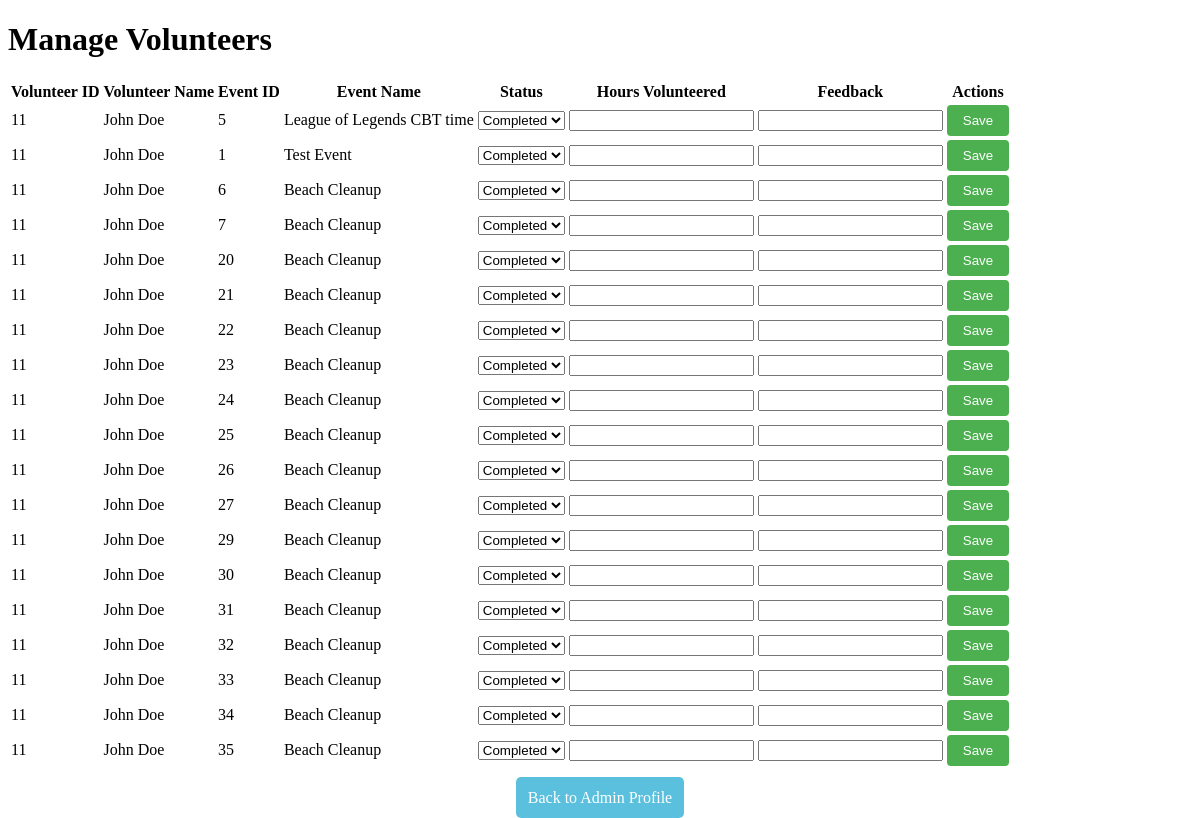
/manage_volunteers (signed in), run on the app's committed database.
### tables this page shows
CREATE TABLE VolunteerAssignments (
    id INTEGER PRIMARY KEY AUTOINCREMENT,
    event_id INTEGER NOT NULL,
    user_id INTEGER NOT NULL, role TEXT, status TEXT DEFAULT 'active', cancelled INTEGER DEFAULT 0, hours_volunteered INTEGER DEFAULT 0,
    FOREIGN KEY(event_id) REFERENCES Events(id),
    FOREIGN KEY(user_id) REFERENCES Users(id)
);

CREATE TABLE "Users" (
    id INTEGER PRIMARY KEY AUTOINCREMENT,
    email TEXT NOT NULL UNIQUE,
    password TEXT NOT NULL,
    full_name TEXT,
    address_1 TEXT,
    address_2 TEXT,
    city TEXT,
    state TEXT,
    zip_code TEXT,
    role TEXT CHECK(role IN ('volunteer', 'admin')) DEFAULT 'volunteer',
    skills TEXT,  -- Ensure skills is set as TEXT
    availability_start DATE,
    availability_end DATE
);

CREATE TABLE Events (
    id INTEGER PRIMARY KEY AUTOINCREMENT,
    event_name TEXT NOT NULL,
    event_description TEXT NOT NULL,
    location TEXT NOT NULL,
    required_skills TEXT NOT NULL,
    urgency TEXT NOT NULL,
    event_date DATE NOT NULL,
    created_by INTEGER NOT NULL,
    FOREIGN KEY(created_by) REFERENCES Users(id)
);

### server.py (the view)
@app.route('/manage_volunteers')
def manage_volunteers():
    if 'user_id' not in session or session.get('role') != 'admin':
        return redirect(url_for('splash_screen'))
    query = """
        SELECT VolunteerAssignments.id AS assignment_id,
               VolunteerAssignments.user_id,
               VolunteerAssignments.event_id,
               VolunteerAssignments.role,
               Users.full_name,
               Users.id AS user_id,
               Events.event_name,
               Events.id AS event_id,
               Events.event_date,
               VolunteerAssignments.cancelled
        FROM VolunteerAssignments
        JOIN Users ON VolunteerAssignments.user_id = Users.id
        JOIN Events ON VolunteerAssignments.event_id = Events.id
        WHERE VolunteerAssignments.cancelled = 0
        ORDER BY Events.event_date ASC
    """
    with engine.connect() as conn:
        result = conn.execute(text(query)).mappings()  # Use .mappings() to treat each row as a dictionary-like object
        assignments = [dict(row) for row in result]
    return render_template('manage_volunteers.html', assignments=assignments)

### templates/manage_volunteers.html (shortened to what this page needs)
<!DOCTYPE html>
<html lang="en">
<head>
</head>
<body>
    <div class="manage-container">
        <h1>Manage Volunteers</h1>
        <table>
            <thead>
                <tr>
                    <th>Volunteer ID</th>
                    <th>Volunteer Name</th>
                    <th>Event ID</th>
                    <th>Event Name</th>
                    <th>Status</th>
                    <th>Hours Volunteered</th>
                    <th>Feedback</th>
                    <th>Actions</th>
                </tr>
            </thead>
            <tbody>
                {% for assignment in assignments %}
                <tr>
                    <form method="POST" action="{{ url_for('save_individual_update', assignment_id=assignment.assignment_id) }}">
                        <td>{{ assignment.user_id }}</td>
                        <td>{{ assignment.full_name }}</td>
                        <td>{{ assignment.event_id }}</td>
                        <td>{{ assignment.event_name }}</td>
                        <td>
                            <select name="status">
                                <option value="Completed" {% if assignment.role == 'Completed' %}selected{% endif %}>Completed</option>
                            </select>
                        </td>
                        <td>
                            <input type="number" name="hours" min="0" value="{{ assignment.hours_volunteered }}">
                        </td>
                        <td>
                            <input type="text" name="feedback" value="{{ assignment.feedback }}">
                        </td>
                        <td>
                            <button type="submit" class="save-button">Save</button>
                        </td>
                    </form>
                </tr>
                {% endfor %}
            </tbody>
        </table>
        <div class="back-button" style="text-align: center; margin-top: 20px;">
            <a href="{{ url_for('admin_profile') }}" style="padding: 12px; background-color: #5bc0de; color: white; border-radius: 5px; text-decoration: none; font-size: 16px;">
                Back to Admin Profile
            </a>
        </div>
    </div>
</body>
</html>

### templates/manage_volunteers.html (style rules this page uses)
.save-button { padding: 8px 16px; background-color: #4CAF50; color: white; border: none; border-radius: 4px; cursor: pointer; }

### data on the page
VolunteerAssignments: user_id "11", full_name "John Doe", event_id "5", event_name "League of Legends CBT time"
VolunteerAssignments: user_id "11", full_name "John Doe", event_id "1", event_name "Test Event"
VolunteerAssignments: user_id "11", full_name "John Doe", event_id "6", event_name "Beach Cleanup"
VolunteerAssignments: user_id "11", full_name "John Doe", event_id "7", event_name "Beach Cleanup"
VolunteerAssignments: user_id "11", full_name "John Doe", event_id "20", event_name "Beach Cleanup"
VolunteerAssignments: user_id "11", full_name "John Doe", event_id "21", event_name "Beach Cleanup"
VolunteerAssignments: user_id "11", full_name "John Doe", event_id "22", event_name "Beach Cleanup"
VolunteerAssignments: user_id "11", full_name "John Doe", event_id "23", event_name "Beach Cleanup"
VolunteerAssignments: user_id "11", full_name "John Doe", event_id "24", event_name "Beach Cleanup"
VolunteerAssignments: user_id "11", full_name "John Doe", event_id "25", event_name "Beach Cleanup"
VolunteerAssignments: user_id "11", full_name "John Doe", event_id "26", event_name "Beach Cleanup"
VolunteerAssignments: user_id "11", full_name "John Doe", event_id "27", event_name "Beach Cleanup"
VolunteerAssignments: user_id "11", full_name "John Doe", event_id "29", event_name "Beach Cleanup"
VolunteerAssignments: user_id "11", full_name "John Doe", event_id "30", event_name "Beach Cleanup"
VolunteerAssignments: user_id "11", full_name "John Doe", event_id "31", event_name "Beach Cleanup"
VolunteerAssignments: user_id "11", full_name "John Doe", event_id "32", event_name "Beach Cleanup"
VolunteerAssignments: user_id "11", full_name "John Doe", event_id "33", event_name "Beach Cleanup"
VolunteerAssignments: user_id "11", full_name "John Doe", event_id "34", event_name "Beach Cleanup"
VolunteerAssignments: user_id "11", full_name "John Doe", event_id "35", event_name "Beach Cleanup"
